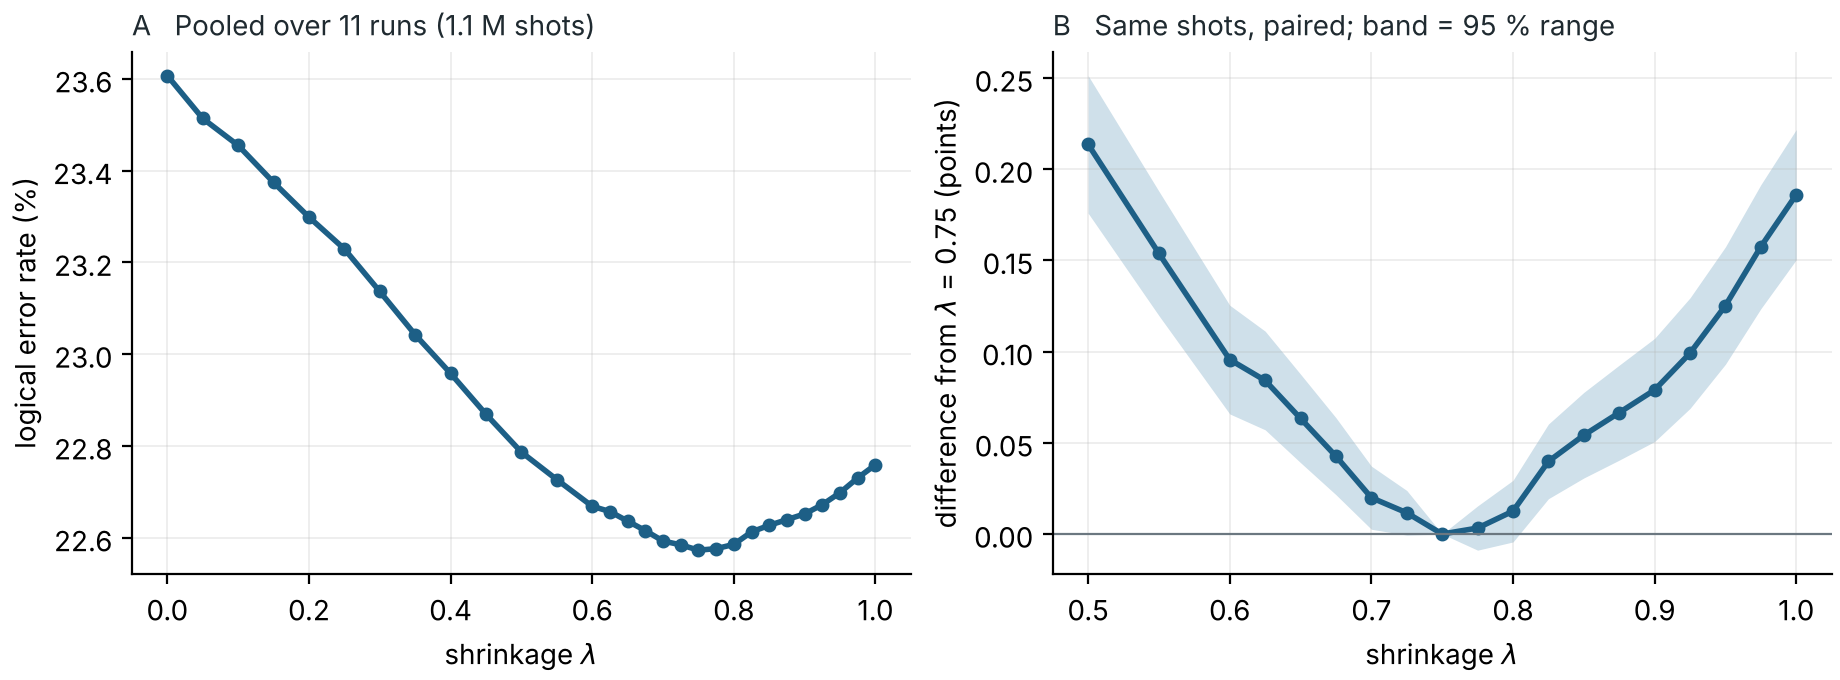

This chart was generated by the following Python code:
"""lambda_scan.py: a fine scan of the blend's shrinkage lambda (no resets, hard readings).

The guide's Table 3 tried five values (0, 0.25, 0.5, 0.75, 1). This script tries 29, every 0.05
from 0 to 1 and every 0.025 between 0.6 and 1, and asks three questions:

  1. Where is the minimum, and how flat is the curve around it?
  2. Is the best grid value really better than 0.75, or is the gap within noise?
     (paired on the same shots: exact McNemar test and a 95 % range for the difference)
  3. What error rate does the CHOOSING itself give, when lambda is picked without looking
     at the shots it is graded on? (nested: lambda is chosen inside the learning half,
     by splitting it in two again, then applied to the other half)

Everything else is exactly pij.py's blend (core.pij, core.decoder): p_ij learned on one half
of the shots, decoded on the other half, every shot graded once, circuit_2 left out.
Writes lambda_scan.json and lambda_scan.png into this folder; nothing is overwritten.
Run after preprocess.py. About 15-25 minutes with CORES = 2.
"""
import json
import multiprocessing as mp

import h5py
import numpy as np
from scipy.stats import binomtest

import ankaa_core as core

CORES = 2
H5 = "stability_8_without_resets_raw_data.h5"
LAMBDAS = sorted({round(x, 3) for x in [*np.arange(0, 1.0001, 0.05), *np.arange(0.625, 1.0, 0.05)]})
I75 = LAMBDAS.index(0.75)


def circuit_of(run):
    with h5py.File(core.data(H5), "r") as f:
        return core.load_circuit(f, run)


def blend_p(w_generic, p, lam):
    """core.blend_prices with LAM = lam, turned back into probabilities as core.two_fold_blend does."""
    w = {k: w_generic[k] if k[1] is None else (1 - lam) * w_generic[k] + lam * np.log((1 - p[k]) / p[k])
         for k in w_generic}
    return {k: 1 / (1 + np.exp(w[k])) for k in w}


def sweep(edges, w_generic, dets, obs, learn, test):
    """Learn p_ij on the shots `learn`, decode the shots `test` at every lambda.
    Returns a (lambdas x test shots) array: True where the decoder got the shot wrong."""
    p = core.pij(dets[learn], edges)
    return np.array([core.decoder(edges, blend_p(w_generic, p, lam)).decode_batch(dets[test])[:, 0] != obs[test]
                     for lam in LAMBDAS])


def one_run(run):
    d = np.load(core.data("detectors.npz"))
    dets, obs = d[run + "/dets"], d[run + "/obs"]
    generic, edges, w_generic = core.graph(circuit_of(run))
    n = len(obs)
    even, odd = np.arange(0, n, 2), np.arange(1, n, 2)
    outer = np.zeros((len(LAMBDAS), n), dtype=bool)     # every shot graded once, at every lambda
    inner = {}                                          # errors inside each learning half, per lambda
    for fold, learn, test in (("learn_even", even, odd), ("learn_odd", odd, even)):
        outer[:, test] = sweep(edges, w_generic, dets, obs, learn, test)
        a, b = learn[0::2], learn[1::2]                 # split the learning half in two again
        e = np.zeros((len(LAMBDAS), len(learn)), dtype=bool)
        e[:, 1::2] = sweep(edges, w_generic, dets, obs, a, b)
        e[:, 0::2] = sweep(edges, w_generic, dets, obs, b, a)
        inner[fold] = e.sum(1)
    wrong_generic = generic.decode_batch(dets)[:, 0] != obs
    print(f"done {run}", flush=True)
    return run, int(d[run + "/t"].max() + 1), outer, inner, wrong_generic


def paired(a, b):
    """a, b: per-shot errors of two decoders on the same shots. Difference of rates (a - b)
    with a 95 % range, and the exact McNemar p-value."""
    n10, n01, n = int((a & ~b).sum()), int((~a & b).sum()), len(a)
    diff = (n10 - n01) / n
    se = np.sqrt(n10 + n01 - (n10 - n01) ** 2 / n) / n
    p = binomtest(n10, n10 + n01, 0.5).pvalue if n10 + n01 else 1.0
    return diff, diff - 1.96 * se, diff + 1.96 * se, p


def main():
    d = np.load(core.data("detectors.npz"))
    runs = [r for r in core.runs_of(d) if r != "circuit_2"]
    with mp.Pool(CORES) as pool:
        res = sorted(pool.map(one_run, runs), key=lambda r: r[1])

    T = [r[1] for r in res]
    W = np.concatenate([r[2] for r in res], axis=1)                 # lambdas x all 1.1 M shots
    G = np.concatenate([r[4] for r in res])
    ler = W.mean(1)
    best = int(np.argmin(ler))

    print(f"\nchecks: generic weights {G.mean():.4%}, lambda = 0 {ler[0]:.4%}  (guide: 23.61 %);  "
          f"lambda = 0.75 {ler[I75]:.4%}  (guide: 22.57 %)\n")
    print(f"{'lambda':>7}{'pooled':>10}{'vs 0.75 (points)':>19}{'95 % range':>22}{'McNemar p':>12}")
    rows = []
    for i, lam in enumerate(LAMBDAS):
        diff, lo, hi, p = paired(W[i], W[I75])
        rows.append(dict(lam=lam, ler=ler[i], diff=diff, lo=lo, hi=hi, p=p))
        mark = "  <- lowest" if i == best else ("  <- guide" if i == I75 else "")
        print(f"{lam:>7.3f}{ler[i]:>10.4%}{100 * diff:>+19.3f}{f'{100 * lo:+.3f} to {100 * hi:+.3f}':>22}{p:>12.3g}{mark}")

    print("\nlowest lambda in each run separately:")
    per_run = {}
    for run, t, outer, _, _ in res:
        l = outer.mean(1)
        per_run[run] = dict(T=t, best=LAMBDAS[int(np.argmin(l))], ler_best=l.min(), ler_075=l[I75])
        print(f"  {run:<11} T={t:>2}: best {per_run[run]['best']:.3f}  ({l.min():.4%}; at 0.75: {l[I75]:.4%})")

    # nested: lambda chosen inside each learning half, applied to the other half
    chosen = {f: int(np.argmin(sum(r[3][f] for r in res))) for f in ("learn_even", "learn_odd")}
    nested = []
    for run, t, outer, _, _ in res:
        w = np.zeros(outer.shape[1], dtype=bool)
        w[1::2] = outer[chosen["learn_even"], 1::2]                  # odd shots: learned on even
        w[0::2] = outer[chosen["learn_odd"], 0::2]                   # even shots: learned on odd
        nested.append(w)
    nested = np.concatenate(nested)
    diff, lo, hi, p = paired(nested, W[I75])
    print(f"\nnested choice: lambda = {LAMBDAS[chosen['learn_even']]} (learning on even shots), "
          f"{LAMBDAS[chosen['learn_odd']]} (learning on odd shots)")
    print(f"  pooled error rate {nested.mean():.4%};  against fixed 0.75: {100 * diff:+.3f} points "
          f"({100 * lo:+.3f} to {100 * hi:+.3f}), McNemar p = {p:.3g}")

    # choose on the short runs (T = 5-13), test on the long ones (T = 15-25)
    short = np.concatenate([r[2] for r in res if r[1] <= 13], axis=1).mean(1)
    long_ = np.concatenate([r[2] for r in res if r[1] >= 15], axis=1).mean(1)
    i_s = int(np.argmin(short))
    print(f"\nchosen on the short runs: lambda = {LAMBDAS[i_s]}; on the long runs that gives {long_[i_s]:.4%} "
          f"(0.75: {long_[I75]:.4%}; best possible there: {long_.min():.4%} at {LAMBDAS[int(np.argmin(long_))]})")

    json.dump(dict(lambdas=LAMBDAS, pooled=rows, per_run=per_run,
                   nested=dict(chosen={f: LAMBDAS[i] for f, i in chosen.items()}, ler=nested.mean(),
                               diff_vs_075=diff, lo=lo, hi=hi, p=p),
                   short_long=dict(chosen=LAMBDAS[i_s], long_at_chosen=long_[i_s], long_at_075=long_[I75])),
              open(core.out("lambda_scan.json"), "w"), indent=1, default=float)
    draw(rows)
    print(f"\nwrote {core.out('lambda_scan.json')} and {core.out('lambda_scan.png')}")


def draw(rows):
    import matplotlib
    matplotlib.use("Agg")
    import matplotlib.pyplot as plt
    ink, muted, line, band = "#1f2a30", "#6b7780", "#1d5f86", "#cfe0ea"
    lam = np.array([r["lam"] for r in rows])
    fig, (a, b) = plt.subplots(1, 2, figsize=(9.2, 3.4), constrained_layout=True)
    a.plot(lam, [100 * r["ler"] for r in rows], "-o", color=line, lw=2, ms=4)
    a.set_xlabel("shrinkage $\\lambda$"); a.set_ylabel("logical error rate (%)")
    a.set_title("A   Pooled over 11 runs (1.1 M shots)", loc="left", fontsize=10, color=ink)
    m = lam >= 0.5
    d, lo, hi = (np.array([100 * r[k] for r in rows])[m] for k in ("diff", "lo", "hi"))
    b.fill_between(lam[m], lo, hi, color=band, lw=0)
    b.plot(lam[m], d, "-o", color=line, lw=2, ms=4)
    b.axhline(0, color=muted, lw=0.8)
    b.set_xlabel("shrinkage $\\lambda$"); b.set_ylabel("difference from $\\lambda$ = 0.75 (points)")
    b.set_title("B   Same shots, paired; band = 95 % range", loc="left", fontsize=10, color=ink)
    for ax in (a, b):
        ax.grid(alpha=0.25, lw=0.6)
        for s in ("top", "right"):
            ax.spines[s].set_visible(False)
    fig.savefig(core.out("lambda_scan.png"), dpi=200)


if __name__ == "__main__":
    main()
